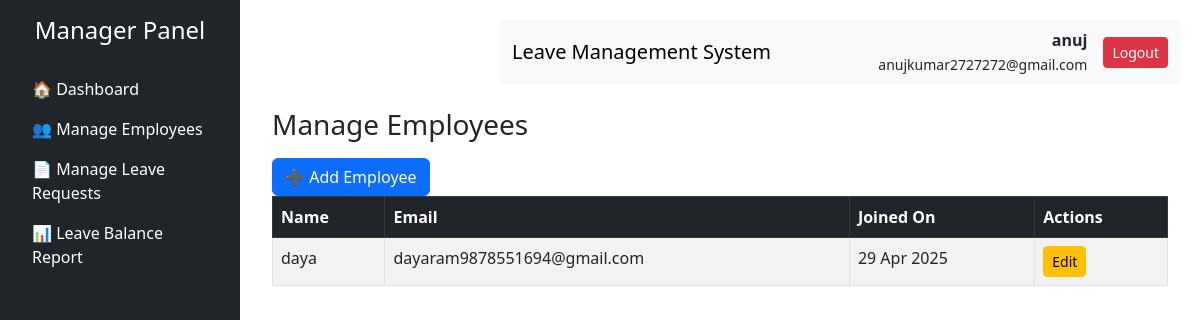
Screenshot of /manager/manage_employees.php (signed in) with the database file from the repository.
### tables this page shows
CREATE TABLE `users` (
  `id` int(11) NOT NULL,
  `name` varchar(100) NOT NULL,
  `email` varchar(100) NOT NULL,
  `password` varchar(255) NOT NULL,
  `role` enum('employee','manager') NOT NULL,
  `created_at` timestamp NOT NULL DEFAULT current_timestamp()
);

### manager/manage_employees.php (the view, shortened to what this page needs)
<?php
include('../db/db_connection.php');
$employees = $conn->query("SELECT * FROM users WHERE role = 'employee' ORDER BY created_at DESC");
?>
<!DOCTYPE html>
<html lang="en">
<head>
    <link rel="stylesheet" href="css/style.css">
    <link href="https://cdn.jsdelivr.net/npm/bootstrap@5.3.0/dist/css/bootstrap.min.css" rel="stylesheet">
</head>
<body>
<?php include('includes/manager_sidebar.php'); ?>
<div class="content">
    <?php include('includes/manager_navbar.php'); ?>
    <div class="container mt-4">
        <h3 class="mb-3">Manage Employees</h3>
        <a href="register.php" class="btn btn-primary">➕ Add Employee</a>
        <table class="table table-striped table-bordered">
            <thead class="table-dark">
                <tr>
                    <th>Name</th>
                    <th>Email</th>
                    <th>Joined On</th>
                    <th>Actions</th>
                </tr>
            </thead>
            <tbody>
                <?php while($emp = $employees->fetch_assoc()): ?>
                <tr>
                    <td><?= htmlspecialchars($emp['name']) ?></td>
                    <td><?= htmlspecialchars($emp['email']) ?></td>
                    <td><?= date('d M Y', strtotime($emp['created_at'])) ?></td>
                    <td>
                        <a href="edit_employee.php?email=<?= urlencode($emp['email']) ?>" class="btn btn-sm btn-warning">Edit</a>
                    </td>
                </tr>
                <?php endwhile; ?>
            </tbody>
        </table>
    </div>
</div>
</body>
</html>

### manager/css/style.css (style rules this page uses)
body { margin: 0; padding: 0; font-family: 'Segoe UI', sans-serif; background-color: #f8f9fa; }
.content { margin-left: 240px; padding: 20px; }

### rows the page displays
users: name "daya", email "dayaram9878551694@gmail.com", created_at "29 Apr 2025"

### other values shown
$_SESSION['name'] "anuj"
$_SESSION['email'] "anujkumar2727272@gmail.com"
